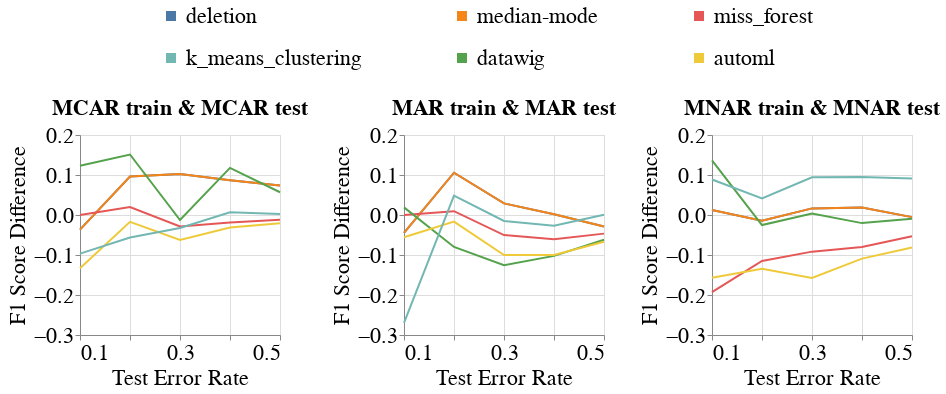

The cell this chart's notebook holds for it:
### Code cell
create_line_bands_for_no_shift(dataset_name=DATASET_NAME,
                               column_name='PhysicallyActive',
                               metric_name='f1_score',
                               group='Gender',
                               db_client=db_client,
                               without_dummy=True,
                               with_band=False)

### Figure 1 — Vega-Lite specification as saved in the notebook (floating-point values rounded to 4 significant figures; data arrays with more than 128 entries replaced by an {"elided": "..."} marker saying what was removed)
{"config": {"view": {"continuousWidth": 400, "continuousHeight": 300}, "axis": {"labelFontSize": 22, "labelFontWeight": "normal", "titleFontSize": 22, "titleFontWeight": "normal"}, "legend": {"columns": 3, "direction": "horizontal", "labelFontSize": 22, "labelLimit": 400, "orient": "top", "symbolOffset": 80, "symbolStrokeWidth": 10, "titleAnchor": "middle", "titleFontSize": 22, "titleLimit": 300}, "title": {"fontSize": 22}}, "hconcat": [{"mark": "line", "encoding": {"color": {"field": "Null_Imputer_Name", "sort": ["deletion", "median-mode", "miss_forest", "k_means_clustering", "datawig", "automl"], "title": null, "type": "nominal"}, "x": {"axis": {"labelExpr": "(datum.value == 0.1) || (datum.value == 0.3) || (datum.value == 0.5) ? datum.label : ''"}, "field": "Test_Error_Rate", "scale": {"nice": false}, "title": "Test Error Rate", "type": "quantitative"}, "y": {"aggregate": "mean", "field": "F1_Score_Difference", "scale": {"zero": false}, "title": "F1 Score Difference", "type": "quantitative"}}, "height": 200, "title": {"text": "MCAR train & MCAR test", "fontSize": 22}, "width": 200}, {"data": {"name": "data-2ab7829b8b4a96b9e04d33ab3222f3df"}, "mark": "line", "encoding": {"color": {"field": "Null_Imputer_Name", "sort": ["deletion", "median-mode", "miss_forest", "k_means_clustering", "datawig", "automl"], "title": null, "type": "nominal"}, "x": {"axis": {"labelExpr": "(datum.value == 0.1) || (datum.value == 0.3) || (datum.value == 0.5) ? datum.label : ''"}, "field": "Test_Error_Rate", "scale": {"nice": false}, "title": "Test Error Rate", "type": "quantitative"}, "y": {"aggregate": "mean", "field": "F1_Score_Difference", "scale": {"zero": false}, "title": "F1 Score Difference", "type": "quantitative"}}, "height": 200, "title": {"text": "MAR train & MAR test", "fontSize": 22}, "width": 200}, {"data": {"name": "data-be9f9b69823603c519bd9cf43fbe3487"}, "mark": "line", "encoding": {"color": {"field": "Null_Imputer_Name", "sort": ["deletion", "median-mode", "miss_forest", "k_means_clustering", "datawig", "automl"], "title": null, "type": "nominal"}, "x": {"axis": {"labelExpr": "(datum.value == 0.1) || (datum.value == 0.3) || (datum.value == 0.5) ? datum.label : ''"}, "field": "Test_Error_Rate", "scale": {"nice": false}, "title": "Test Error Rate", "type": "quantitative"}, "y": {"aggregate": "mean", "field": "F1_Score_Difference", "scale": {"zero": false}, "title": "F1 Score Difference", "type": "quantitative"}}, "height": 200, "title": {"text": "MNAR train & MNAR test", "fontSize": 22}, "width": 200}], "data": {"name": "data-f584147cda4e143c336b86ec3e5889e1"}, "resolve": {"scale": {"y": "shared"}}, "$schema": "https://vega.github.io/schema/vega-lite/v4.17.0.json", "datasets": {"data-f584147cda4e143c336b86ec3e5889e1": {"elided": "168 records"}, "data-2ab7829b8b4a96b9e04d33ab3222f3df": {"elided": "180 records"}, "data-be9f9b69823603c519bd9cf43fbe3487": {"elided": "180 records"}}}
